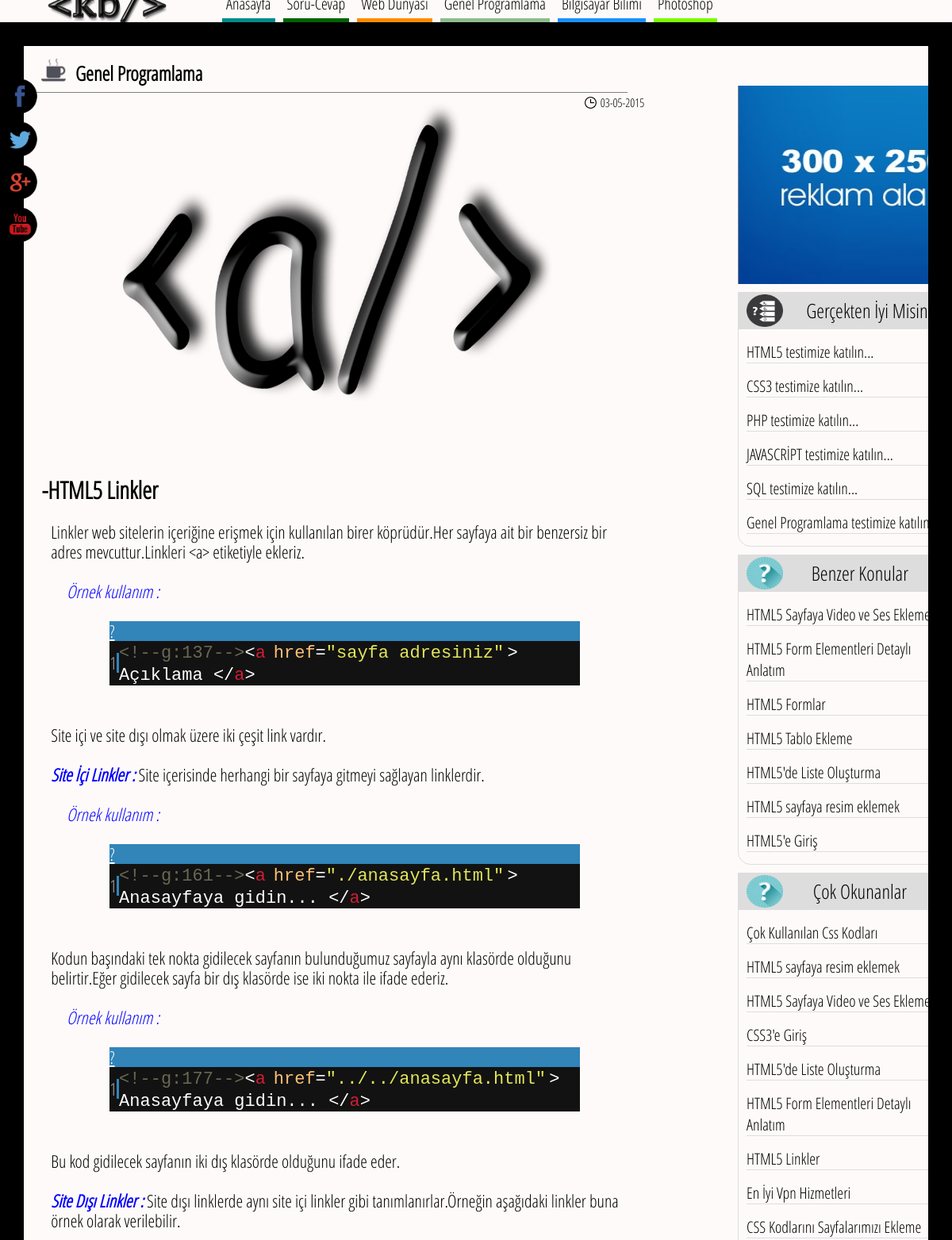
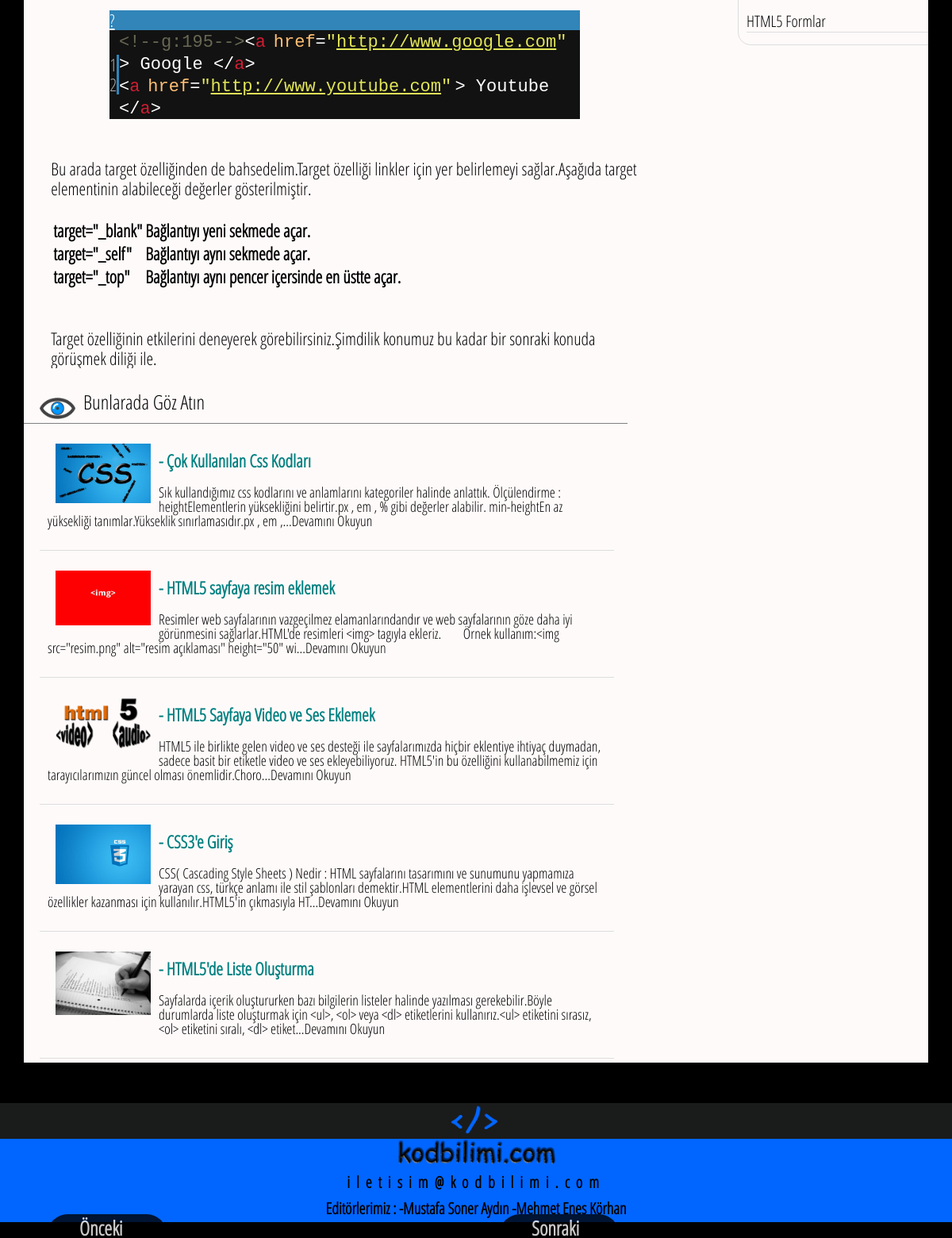
The app's page /genelprogramlama/html5-linkler-t4.html with its own data (2 pictures, top to bottom).
### tables this page shows
CREATE TABLE IF NOT EXISTS `konular` (
  `konu_id` int(11) NOT NULL AUTO_INCREMENT,
  `yayin_tarihi` timestamp NOT NULL DEFAULT CURRENT_TIMESTAMP,
  `konu_baslik` text NOT NULL,
  `konu_icerik` text NOT NULL,
  `kategori` text NOT NULL,
  `okunma` int(11) NOT NULL,
  `alt_kategori` varchar(80) NOT NULL,
  `konu_resmi` varchar(80) NOT NULL,
  PRIMARY KEY (`konu_id`)
);

### genelprogramlama/konu.php (the view, shortened to what this page needs)
<?php
	$id = $_GET['t'];
    $id = mysql_real_escape_string($id);
    $sqlsorgu = mysql_query("SELECT * FROM konular where konu_id=".$id."");
	$yazdir=mysql_fetch_array($sqlsorgu);
	$metin =$yazdir['konu_baslik'];
	$cevap=$yazdir['konu_icerik'];
	$kategorigenel=$yazdir['kategori'];
	$kategori=$yazdir['alt_kategori'];
?>
<!DOCTYPE html>
<html lang="tr-TR">
 <head>
  <link href='../kodlar/font.css' rel='stylesheet' type='text/css' />
  <link type="text/css" rel="stylesheet" href="../kodlar/kod_alani/styles/shThemeFadeToGrey.css"/>
  <link rel="stylesheet" type="text/css" href="../kodlar/konu_tasarim.css" />
 </head>
 <body style="margin-top:<?php $tar=$_SERVER['HTTP_USER_AGENT']; if(stripos($tar,"firefox")){echo "-23px";} else{echo "-20px";} ?>;" >
  <?php
   include("../kodlar/menu.php");echo '<style type="text/css">#menu{position:fixed;}</style>';
   include("../kodlar/icon_socials.php");
   $newdate = date("d-m-Y", strtotime($yazdir['yayin_tarihi']));
  ?>
  <br />
  <section>
   <div id ="ana">
    <div id="icerik">
     <div class="anabaslik"><img src="../img/prog.png" alt="programlama simgesi" width="35" height="35" style="margin-top:15px;margin-right:10px;margin-bottom:5px;float:left;" /><h3 style="font-size:25px;line-height:18px;margin-bottom:15px;"> Genel Programlama</h3></div>
	 <img class="soru_resmi" src="<?php echo $yazdir['konu_resmi']; ?>" alt="<?php echo $metin; ?>" width="80%" height="450" />
	 <?php
	 echo '<img style="float:left;position:relaitive;margin-right:5px;" src="../img/zaman.png" alt="zaman simgesi" width="15" height="15" /><p class="tarih" style="float:left;position:relaitive;margin-right:25px;">'.$newdate.'</p><h1 class="soru" title="'.$metin.'" >-'.$metin.'</h1>';
	 echo '<div class="cevap"> '.$cevap.'</div>';
	 ?>
	  <div class="anabaslik"><img src="../img/göz.png" alt="göz simgesi" width="45" height="27" style="margin-top:37px;margin-right:10px;margin-bottom:5px;float:left;" /><h4 style="font-size:25px;line-height:18px;font-weight:lighter;margin-bottom:5px;"> Bunlarada Göz Atın</h4></div>
	    <div class="konular">
		    <?php
			$sqlsorgu = mysql_query("SELECT * FROM konular where kategori='".$kategorigenel."' Order By okunma desc limit 5");
            while($yazdir=mysql_fetch_array($sqlsorgu)){
            $metin = $yazdir['konu_baslik'];
	        $id2 = $yazdir['konu_id'];
			$dosya=$yazdir['konu_resmi'];
	        if($id2!=$id){
            $url=seo($metin);
	        echo '<a class="menu_link2" href="../'.$kategorigenel.'/'.$url.'-t'.$id2.'.html" title="'.$metin.'"><div class="konu"><img class="resim" src="'.$dosya.'"  alt="'.$metin.'" width="120" /><h3 class="konu_baslik"> - '.$metin.'</h3><p class="konu_aciklama">'.mb_substr(strip_tags($yazdir['konu_icerik']), 0, 250,'UTF-8').'...Devamını Okuyun</p></div></a>';
	        }
	        }
			?>
	     </div>
		     <?php include("../kodlar/reklam.php"); ?>
	         <?php include("../kodlar/yan_test.php"); ?>
             <?php include("../kodlar/benzer_konular.php"); ?>
			 <?php include("../kodlar/cok_okunanlar.php"); ?>
	</div>
	</div>
    <?php
     function SEO($text) {
     $tr = array('ş','Ş','ı','İ','ğ','Ğ','ü','Ü','ö','Ö','Ç','ç',' ','?','!','*','/','=',':','(',')');
     $eng = array('s','s','i','i','g','g','u','u','o','o','c','c','-','-','-','-','-','-','-','-','-');
     $text = str_replace($tr,$eng,$text);
     $text = strtolower($text);
     return $text;
     }
    ?>
  </section>
  <?php require("../kodlar/footer.php"); ?>
 </body>
</html>

### kodlar/benzer_konular.php (shortened to what this page needs)
<?php
      $sqlsorgu = mysql_query("SELECT * FROM konular Where alt_kategori='".$kategori."' Order By yayin_tarihi desc limit 10");
$ilk=1;
      while($yazdir=mysql_fetch_array($sqlsorgu)){
      $metin = $yazdir['konu_baslik'];
   $id2 = $yazdir['konu_id'];
   if($id2!=$id){
   $konu_basligi=$metin;
      $url=SEO($konu_basligi);
if($ilk==1){$ilk=5;
echo '<div id="yan">
      <h4 class="yanbaslik1">Benzer Konular </h4>';
}else{$ilk=-10;}
$konuresmi=$yazdir['konu_resmi'];
   echo '<a class="menu_link" href="../'.$kategorigenel.'/'.$url.'-t'.$id2.'.html" title="'.$konu_basligi.'"><img src="'.$konuresmi.'" width="50" height="35" alt="'.$konu_basligi.'" style="border-radius:50px;float:right;padding-right:5px;margin-top:'.$ilk.'px" /><h3 class="dikkatceken">'.$konu_basligi.'</h3></a>';
}
   }
if($ilk!=1){echo "</div>";}
  ?>

### kodlar/cok_okunanlar.php (shortened to what this page needs)
<link rel="stylesheet" type="text/css" title="Main" media="screen,print" href="<?php if(isset($durum)){echo '../../kodlar/son_basliklarstil.css';}else{echo '../kodlar/son_basliklarstil.css';} ?>" />
	  <div id="yan">
       <h4 class="yanbaslik1">Çok Okunanlar </h4>
	    <?php
         $sqlsorgu = mysql_query("SELECT * FROM konular Order By okunma desc limit 10");
		 $ilk=1;
         while($yazdir=mysql_fetch_array($sqlsorgu)){
         $metin = $yazdir['konu_baslik'];
	     $id2 = $yazdir['konu_id'];
	     $konu_basligi=$metin;
         $url=SEO($konu_basligi);
		 if($ilk==1){$ilk=5;}else{$ilk=-10;}
		 $konuresmi=$yazdir['konu_resmi'];
	     echo '<a class="menu_link" href="../'.$kategorigenel.'/'.$url.'-t'.$id2.'.html" title="'.$konu_basligi.'"><img src="'.$konuresmi.'" width="50" height="35" alt="'.$konu_basligi.'" style="border-radius:50px;float:right;padding-right:5px;margin-top:'.$ilk.'px" /><h3 class="dikkatceken">'.$konu_basligi.'</h3></a>';
	     }
	    ?>
     </div>

### kodlar/konu_tasarim.css (style rules this page uses)
.soru { width:65%; float:left; overflow:hidden; position:relaitive; font-weight:bold; font-size:30px; margin-left:2%; margin-right:2%; margin-bottom:0px; }
.soru_resmi { float:left; margin-left:5%; width:57%; height:450px; }
.cevap { overflow:hidden; width:65%; float:left; position:relaitive; font-weight:lighter; font-size:22px; margin-top:20px; margin-left:3%; margin-right:3%; line-height:25px; }
.cevap i { color:blue; }
.pre { width:80%; margin-left:10%; margin-right:10%; }
#icerik { font-family:"open sans condensed" ; background-color:snow; overflow:hidden; float:left; position:relaitive; width:100%; height:auto; min-height:900px; box-sizing:border-box; }
#ana { cursor:default; min-height:500px; width:95%; margin:60px auto; font-family:"open sans condansed"; }
.menu_link2,.menu_link { color:black; text-decoration:none; }
.tarih { font-size:15px; color:black; text-align:right; margin-bottom:-5px; margin-top:-3px; }
.dikkatceken { font-size:20px; color:black; margin-left:10px; border-bottom:1px solid #ddd; margin-top:15px; margin-bottom:15px; font-weight:lighter; }
.anabaslik { float:left; width:65%; padding-left:20px; margin-bottom:5px; height:auto; overflow:hidden; border-bottom:1px solid grey; }
.konu_aciklama { color:black;font-size:18px;line-height:18px; }
.konu_baslik { font-size:22px;line-height:18px; }
.konular { position:relaitive; margin:0px 20px; height:auto; width:65%; }
.resim { margin:10px; float:left; }
.konu { float:left; width:95%; padding:10px; margin-bottom:5px; font-size:20px; height:auto; overflow:hidden; transition-duration:0.5s; color:teal; border-bottom:1px solid #ddd; }
body { background-color:black; width:100%; height:100%; margin:auto; padding:auto; }

### kodlar/son_basliklarstil.css (style rules this page uses)
#yan { margin-top:10px; margin-left:900px; font-family:"open sans condensed" ; border-bottom-left-radius:1em; border-bottom-right-radius:1em; background-size:100% 100%; overflow:hidden; width:27%; box-sizing:border-box; -webkit-box-sizing:border-box; border:1px solid #ddd; }
.yanbaslik1 { background-color:#ddd; background-image:url(../img/dikkat.png); background-repeat:no-repeat; text-align:center; font-size:25px; border-bottom:1px inset #ddd; margin:0px; line-height:5px; padding:20px; overflow:auto; font-weight:lighter; background-position:10px; background-size:15% 90%; }

### records on screen
konular: konu_resmi (picture), yayin_tarihi "03-05-2015", konu_baslik "HTML5 Linkler", konu_icerik "Linkler web sitelerin içeriğine erişmek için kullanılan birer köprüdür.Her sayfaya ait bir benzersiz bir adres mevcuttur.Linkleri <a> etiketiyle ekleriz. Örnek kullanım : Site içi ve site dışı olmak üzere iki çeşit link vardır. Site İçi Linkler : Site içerisinde herhangi bir sayfaya gitmeyi sağlayan linklerdir. Örnek kullanım : Kodun başındaki tek nokta gidilecek sayfanın bulunduğumuz sayfayla aynı klasörde olduğunu belirtir.Eğer gidilecek sayfa bir dış klasörde ise iki nokta ile ifade ederiz. Örnek kullanım : Bu kod gidilecek sayfanın iki dış klasörde olduğunu ifade eder. Site Dışı Linkler : Site dışı linklerde aynı site içi linkler gibi tanımlanırlar.Örneğin aşağıdaki linkler buna örnek…"
konular: konu_resmi (picture), konu_baslik "Çok Kullanılan Css Kodları", konu_icerik "Sık kullandığımız css kodlarını ve anlamlarını kategoriler halinde anlattık. Ölçülendirme : heightElementlerin yüksekliğini belirtir.px , em , % gibi değerler alabilir. min-heightEn az yüksekliği tanımlar.Yükseklik sınırlamasıdır.px , em ,"
konular: konu_resmi (picture), konu_baslik "HTML5 sayfaya resim eklemek", konu_icerik "Resimler web sayfalarının vazgeçilmez elamanlarındandır ve web sayfalarının göze daha iyi görünmesini sağlarlar.HTML'de resimleri <img> tagıyla ekleriz. Örnek kullanım:<img src=\"resim.png\" alt=\"resim açıklaması\" height=\"50\" wi"
konular: konu_resmi (picture), konu_baslik "HTML5 Sayfaya Video ve Ses Eklemek", konu_icerik "HTML5 ile birlikte gelen video ve ses desteği ile sayfalarımızda hiçbir eklentiye ihtiyaç duymadan, sadece basit bir etiketle video ve ses ekleyebiliyoruz. HTML5'in bu özelliğini kullanabilmemiz için tarayıcılarımızın güncel olması önemlidir.Choro", konu_baslik "HTML5 Sayfaya Video ve Ses…"
konular: konu_resmi (picture), konu_baslik "CSS3'e Giriş", konu_icerik "CSS( Cascading Style Sheets ) Nedir : HTML sayfalarını tasarımını ve sunumunu yapmamıza yarayan css, türkçe anlamı ile stil şablonları demektir.HTML elementlerini daha işlevsel ve görsel özellikler kazanması için kullanılır.HTML5'in çıkmasıyla HT"
konular: konu_resmi (picture), konu_baslik "HTML5'de Liste Oluşturma", konu_icerik "Sayfalarda içerik oluştururken bazı bilgilerin listeler halinde yazılması gerekebilir.Böyle durumlarda liste oluşturmak için <ul>, <ol> veya <dl> etiketlerini kullanırız.<ul> etiketini sırasız, <ol> etiketini sıralı, <dl> etiket"
konular: konu_baslik "HTML5 Form Elementleri Detaylı Anlatım"
konular: konu_baslik "HTML5 Formlar"
konular: konu_baslik "HTML5 Tablo Ekleme"
konular: konu_baslik "HTML5'e Giriş"
konular: konu_baslik "En İyi Vpn Hizmetleri"
konular: konu_baslik "CSS Kodlarını Sayfalarımızı Ekleme"
